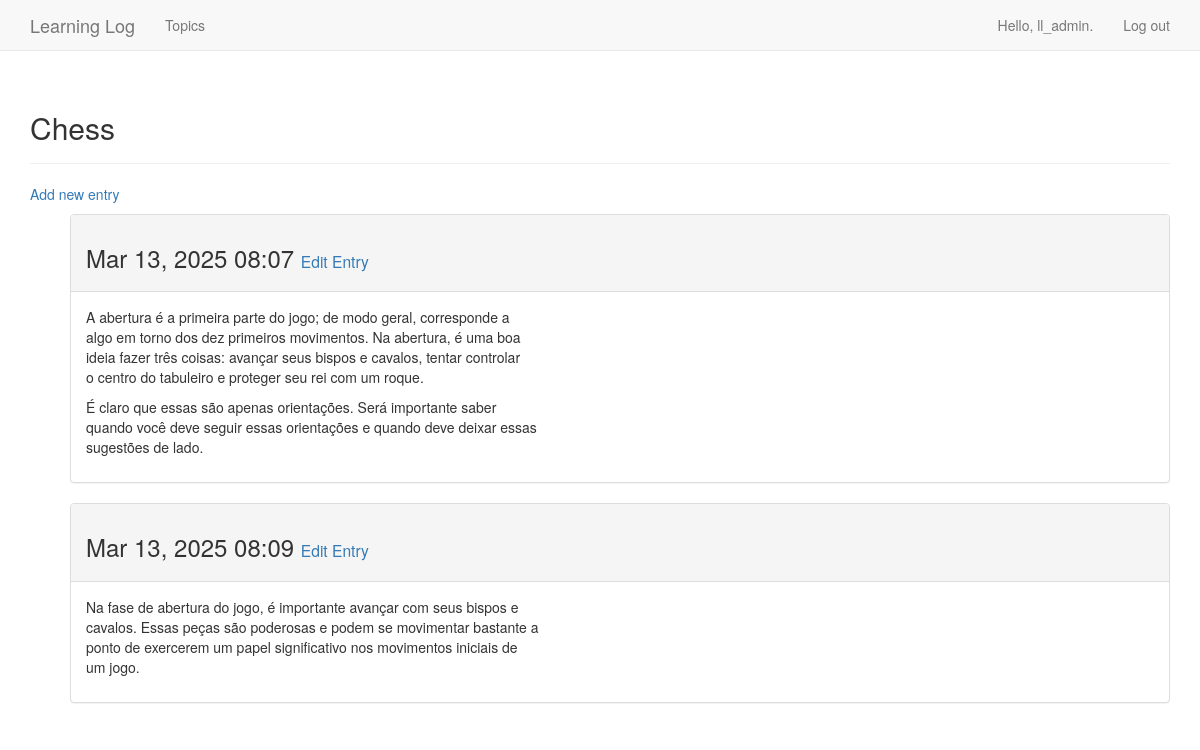
The page /topics/1/ (signed in) on the database its author committed.
### learning_logs/models.py (models this page shows, shortened)
class Topic(models.Model):
    text = models.CharField(max_length=150)
    date_added = models.DateTimeField(auto_now_add=True)
    owner = models.ForeignKey(User, on_delete=models.CASCADE)
    def __str__(self):
        return self.text

class Entry(models.Model):
    topic = models.ForeignKey(Topic, on_delete=models.CASCADE)
    text = models.TextField()
    data_added = models.DateTimeField(auto_now_add=True)
    class Meta:
        verbose_name_plural = 'entries'

### learning_logs/views.py (the view)
# urls.py: re_path(r'^topics/(?P<topic_id>\d+)/$', views.topic, name='topic'),
@login_required
def topic(request, topic_id):
    topic = Topic.objects.get(id=topic_id)
    if topic.owner != request.user:
        raise Http404
    entries = topic.entry_set.order_by('data_added')
    context = {'topic': topic, 'entries': entries}
    return render(request, 'learning_logs/topic.html', context)

### learning_logs/templates/learning_logs/topic.html
{% extends "learning_logs/base.html" %}
{% block header %}
<h2>{{ topic }}</h2>
{% endblock header %}
{% block content %}
<p>
    <a href="{% url 'learning_logs:new_entry' topic.id %}">
        Add new entry
    </a>
</p>
<ul>
    {% for entry in entries %}
    <div class="panel panel-default">
        <div class="panel-heading">
            <h3>
            {{ entry.data_added|date:'M d, Y H:i' }}
            <small>
            <a href="{% url 'learning_logs:edit_entry' entry.id %}">
                Edit Entry</a>
        </small>
        </h3>
        </div>
        <div class="panel-body">
            {{ entry.text|linebreaks }}
        </div>
    </div>
    {% empty %}
        There are no entries for this topic yet.
    {% endfor %}
</ul>
{% endblock content %}

### learning_logs/templates/learning_logs/base.html (shortened to what this page needs)
{% load bootstrap3 %}
<!DOCTYPE html>
<html lang="en">
<head>
    {% bootstrap_css %}
</head>
<body>
<nav class="navbar navbar-default navbar-static-top">
    <div class="container">
        <div class="navbar-header">
            <a class="navbar-brand" href="{% url 'learning_logs:index' %}">
                Learning Log</a>
        </div>
        <div id="navbar" class="navbar-collapse collapse">
            <ul class="nav navbar-nav">
                <li><a href="{% url 'learning_logs:topics' %}">Topics</a>
                </li>
            </ul>
            <ul class="nav navbar-nav navbar-right">
                {% if user.is_authenticated %}
                <li><a>Hello, {{ user.username }}.</a></li>
                <li>
                    <form method="post" action="{% url 'users:logout' %}">
                        <button type="submit" style="position: relative; display: block; padding: 15px;
                        color: #777; text-decoration: none; background-color: transparent; border: none;
                        cursor: pointer; font: inherit;"
                        onmouseover="this.style.color='#333';"
                        onmouseout="this.style.color='#777';">Log out
                        </button>
                    </form>
                </li>
                {% else %}
                <li><a href="{% url 'users:register' %}">Register</a></li>
                <li><a href="{% url 'users:login' %}">Log in</a></li>
                {% endif %}
            </ul>
        </div>
    </div>
</nav>
<div class="container">
    <div class="page-header">
        {% block header %}{% endblock header %}
    </div>
    <div>
        {% block content %}{% endblock content %}
    </div>
</div>
</body>
</html>

### rows shown on the page
Topic: text "Chess"
Entry: data_added "Mar 13, 2025 08:07", text "A abertura é a primeira parte do jogo; de modo geral, corresponde a algo em torno dos dez primeiros movimentos. Na abertura, é uma boa ideia fazer três coisas: avançar seus bispos e cavalos, tentar controlar o centro do tabuleiro e proteger seu rei com um roque. É claro que essas são apenas orientações. Será importante saber quando você deve seguir essas orientações e quando deve deixar essas sugestões de lado."
Entry: data_added "Mar 13, 2025 08:09", text "Na fase de abertura do jogo, é importante avançar com seus bispos e cavalos. Essas peças são poderosas e podem se movimentar bastante a ponto de exercerem um papel significativo nos movimentos iniciais de um jogo."

### other values the page prints
{{ user.username }} "ll_admin"
